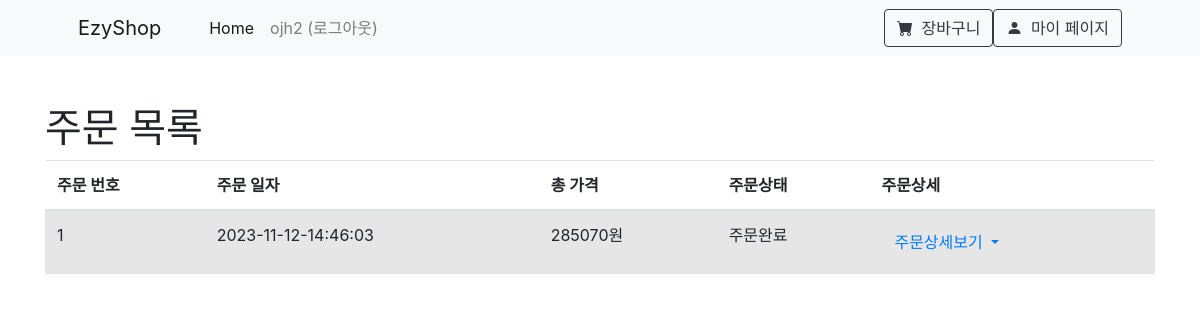
Page /order/order_list (signed in) on the committed database.
### shop/models.py (models this page shows)
class User(db.Model):
    id = db.Column(db.Integer, primary_key=True)
    username = db.Column(db.String(150), unique=True, nullable=False)
    password = db.Column(db.String(200), nullable=False)
    name= db.Column(db.String(100), nullable=False)
    address= db.Column(db.String(200), nullable=False)

class Order(db.Model):
    id = db.Column(db.Integer, primary_key=True)
    user_id = db.Column(db.Integer, db.ForeignKey('user.id'), nullable=False)
    order_date = db.Column(db.DateTime(), nullable=False)
    total_price = db.Column(db.Integer, nullable=False)
    status = db.Column(db.String(20), nullable=False)  # 주문 상태 (예: "대기 중", "완료됨" 등)

### shop/views/order_views.py (the view)
@bp.route("/order_list")
def order_list():
    orders = Order.query.all()
    user_id = g.user.id if g.user else None
    return render_template("product/order_list.html", orders=orders, user_id=user_id)

### shop/views/auth_views.py (called while the page is built)
@bp.before_app_request
def load_logged_in_user():
    user_id = session.get("user_id")
    if user_id is None:
        g.user = None
    else:
        g.user = User.query.get(user_id)

### shop/templates/product/order_list.html (shortened to what this page needs)
{% extends 'base.html' %}
{% block content %}
<!DOCTYPE html>
<html lang="en">
<head>
    <link rel="stylesheet" href="https://maxcdn.bootstrapcdn.com/bootstrap/4.5.2/css/bootstrap.min.css">
</head>
<body>
    <div class="container mt-5">
        <h1>주문 목록</h1>
        <table class="table table-striped">
            <thead>
                <tr>
                    <th>주문 번호</th>
                    <th>주문 일자</th>
                    <th>총 가격</th>
                    <th>주문상태</th>
                    <th>주문상세</th>
                </tr>
            </thead>
            <tbody>
                {% if user_id==1 %}
                {% for order in orders %}
                <tr>
                    <td>{{ order.id }}</td>
                    <td>{{ order.order_date.strftime('%Y-%m-%d-%H:%M:%S') }}</td>
                    <td>{{ order.total_price }}원</td>
                    <td>{{ order.status }}</td>
                    <td>
                        <div class="dropdown">
                            <button class="btn btn-link dropdown-toggle" type="button"
                                id="dropdownMenuButton{{ order.id }}" data-toggle="collapse"
                                data-target="#orderDetail{{ order.id }}" aria-expanded="false">
                                주문상세보기
                            </button>
                        </div>
                    </td>
                    <td>
                        {% if order.status != "주문완료" %}
                        <form action="{{ url_for('order.update_order_status', order_id=order.id) }}" method="post">
                            <button type="submit" class="btn btn-success">주문완료</button>
                        </form>
                        {% endif %}
                    </td>
                    <td>
                        {% if order.status == "대기 중" %}
                        <form action="{{ url_for('order.cancel_order', order_id=order.id) }}" method="post">
                            <button type="submit" class="btn btn-danger">주문취소</button>
                        </form>
                        {% endif %}
                        {% if order.status == "주문취소" %}
                        <form action="{{ url_for('order.delete_order', order_id=order.id) }}" method="post">
                            <button type="submit" class="btn btn-danger">주문 내역 삭제</button>
                        </form>
                        {% endif %}
                    </td>
                </tr>
                <tr>
                    <td colspan="4" class="collapse" id="orderDetail{{ order.id }}">
                        <h6>주문한 음료 목록:</h6>
                        <ul>
                            {% for item in order.ordered_items %}
                            <li>{{ item.quantity }} x {{ item.product.name }} ({{ item.price }}원)</li>
                            {% endfor %}
                        </ul>
                    </td>
                </tr>
                {% endfor %}
                {%else%}
                {% for order in orders if order.user_id == user_id %}
                <tr>
                    <td>{{ order.id }}</td>
                    <td>{{ order.order_date.strftime('%Y-%m-%d-%H:%M:%S') }}</td>
                    <td>{{ order.total_price }}원</td>
                    <td>{{ order.status }}</td>
                    <td>
                        <div class="dropdown">
                            <button class="btn btn-link dropdown-toggle" type="button"
                                id="dropdownMenuButton{{ order.id }}" data-toggle="collapse"
                                data-target="#orderDetail{{ order.id }}" aria-expanded="false">
                                주문상세보기
                            </button>
                        </div>
                    </td>
                </tr>
                {% endfor %}
                {%endif%}
            </tbody>
        </table>
    </div>
</body>
</html>
{% endblock %}

### shop/templates/navbar.html (shortened to what this page needs)
<nav class="navbar navbar-expand-md navbar-light bg-light">
    <div class="container px-4 px-lg-5">
        <a class="navbar-brand" href="{{url_for('product._list')}}">EzyShop</a>
        <div class="collapse navbar-collapse" id="navbarSupportedContent">
            <ul class="navbar-nav me-auto mb-2 mb-lg-0 ms-lg-4">
                <li class="nav-item"><a class="nav-link active" aria-current="page"
                        href="{{url_for('product._list')}}">Home</a></li>
                {%if g.user%}
                <li class="nav-item"><a class="nav-link" href="{{ url_for('auth.logout') }}">{{ g.user.username }}
                        (로그아웃)</a></li>
                {%else%}
                <li class="nav-item"><a class="nav-link" href="{{ url_for('auth.login') }}">로그인</a></li>
                <li class="nav-item"><a class="nav-link" href="{{ url_for('auth.signup') }}">회원가입</a></li>
                {%endif%}
            </ul>
            {%if g.user.id==1%}
            <button class="btn btn-outline-dark" type="button"
                onclick="window.location.href='{{ url_for('order.order_list') }}' ">
                <i class="bi bi-person-fill me-1 text-dark"></i>
                마이 페이지
            </button>
            {%else%}
            <button class="btn btn-outline-dark" type="button"
                onclick="window.location.href='{{ url_for('order.cart') }}' ">
                <i class="bi-cart-fill me-1"></i>
                장바구니
            </button>
            <button class="btn btn-outline-dark" type="button"
                onclick="window.location.href='{{ url_for('order.order_list') }}' ">
                <i class="bi bi-person-fill me-1 text-dark"></i>
                마이 페이지
            </button>
            {%endif%}
        </div>
    </div>
</nav>

### rows in the picture
User: user.username "ojh2"
Order: id "1", order_date "2023-11-12-14:46:03", total_price "285070", status "주문완료"
